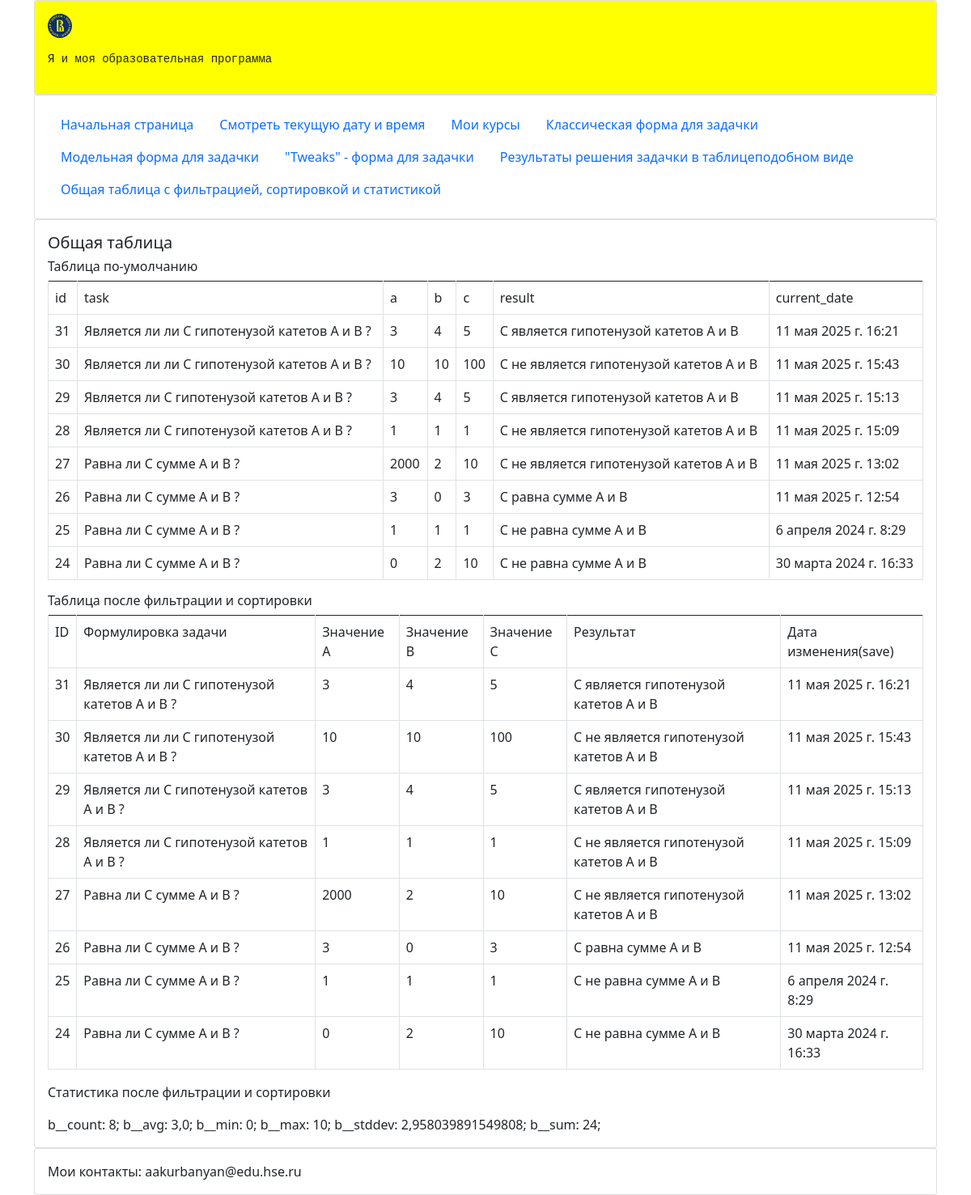
Screenshot of /table/ with the database file from the repository.
### orm_abc_app/models.py (models this page shows, shortened)
class AbcModel(models.Model):
    task = models.CharField(
        verbose_name="Формулировка  задачи",
        default="Является ли ли С гипотенузой катетов A и B ?",
        max_length=255,
    )
    a = models.IntegerField(
        verbose_name="Значение А",
        default=3,
    )
    b = models.IntegerField(
        verbose_name="Значение B", default=4, help_text="Подсказка для значения B"
    )
    c = models.IntegerField(
        verbose_name="Значение С",
        choices=c_choices,
        default=5,
    )
    result = models.CharField(
        verbose_name="Результат",
        default="Результат не определен",
        max_length=255,
    )
    current_date = models.DateTimeField(
        verbose_name="Дата изменения(save)", auto_now=True
    )
    class Meta:
        verbose_name = "A_B_C_Таблица"
        verbose_name_plural = "A_B_C_Таблицы"
        ordering = ("-pk", )

### orm_abc_app/views.py (the view)
# urls.py: path('table/', views.table, name='table'),
def table(request):
    objects_values = AbcModel.objects.values()
    print("\nobjects_values:", objects_values)
    objects_values_list = (
        AbcModel.objects.values_list().filter(id__gte=2).order_by("-id")
    )  # [0:3]
    print("\nobjects_values_list:", objects_values_list)
    cur_objects = objects_values_list
    statics_val = [
        cur_objects.aggregate(Count("b")),
        cur_objects.aggregate(Avg("b")),
        cur_objects.aggregate(Min("b")),
        cur_objects.aggregate(Max("b")),
        cur_objects.aggregate(StdDev("b")),
        cur_objects.aggregate(Sum("b")),
    ]
    print("\nstatics_val:", statics_val)
    statics = {"statics_val": statics_val}
    fields = AbcModel._meta.get_fields()
    print("\nfields", fields)
    verbose_name_list = []
    name_list = []
    for e in fields:
        verbose_name_list.append(e.verbose_name)
        name_list.append(e.name)
    print("\nverbose_name_list:", verbose_name_list)
    print("\nname_list", name_list)
    field_names = verbose_name_list
    context = {
        "objects_values": objects_values,
        "name_list": name_list,
        "objects_values_list": objects_values_list,
        "verbose_name_list": verbose_name_list,
        "statics": statics,
        "field_names": field_names,
    }
    return render(request, "table.html", context)

### orm_abc_app/templates/table.html (shortened to what this page needs)
{% extends 'layout.html' %}
{% block content %}
    <h5>Общая таблица</h5>
    <h6>Таблица по-умолчанию</h6>
    <table class="table table-bordered">
        <tbody style="border-top: 3.0px;">
        <tr>
            {% for name in name_list %}
                <td>{{ name }}</td>
            {% endfor %}
        </tr>
        {% for object in objects_values %}
            <tr>
                {% for key, value in object.items %}
                    <td>
                        {{ value }}
                    </td>
                {% endfor %}
            </tr>
        {% endfor %}
    </table>
    <h6>Таблица после фильтрации и сортировки</h6>
    <table class="table table-bordered">
        <tbody style="border-top: 3.0px;">
        <tr>
            {% for name in verbose_name_list %}
                <td>{{ name }}</td>
            {% endfor %}
        </tr>
        {% for objects_values in objects_values_list %}
            <tr>
                {% for item in objects_values %}
                    <td>
                        {{ item }}
                    </td>
                {% endfor %}
            </tr>
        {% endfor %}
    </table>
    <p>Статистика после фильтрации и сортировки </p>
    {% for item in statics.statics_val %}
        {% for k, v in  item.items %}
            {{ k }}:  {{ v }};
        {% endfor %}
    {% endfor %}
{% endblock %}

### orm_abc_app/templates/layout.html (shortened to what this page needs)
<!doctype html>
<html lang="en">
<head>
    <link href="https://cdn.jsdelivr.net/npm/bootstrap@5.1.3/dist/css/bootstrap.min.css" rel="stylesheet"
>
    {% load static %}
    <link href="{% static 'orm_abc_app/css/mycss.css' %}" rel="stylesheet">
</head>
<div class="container">
    <div class="card">
        <div class="card-body bgc">
            {% load static %} <img src="{% static 'images/hselogo_fullsize.svg' %}"
                                   alt="settings_django" height="30px">
            <p>
            <pre>Я и моя образовательная программа</pre>
            </p>
        </div>
    </div>
    <div class="card">
        <div class="card-body">
            {% include "navigation.html" %}
        </div>
    </div>
    <div class="card">
        <div class="card-body">
            {% block content %}{% endblock %}
        </div>
    </div>
    <div class="card">
        <div class="card-body">
            Мои контакты: aakurbanyan@edu.hse.ru
        </div>
    </div>
</div>
<body>
</body>
</html>

### orm_abc_app/templates/navigation.html (shortened to what this page needs)
<ul class="nav">
    <li class="nav-item"><a class="nav-link" href="{% url 'orm_abc_app:index' %}">Начальная страница</a></li>
    <li class="nav-item"><a class="nav-link" href="{% url 'orm_abc_app:datetime_nov' %}">Смотреть текущую дату и время</a>
    <li class="nav-item"><a class="nav-link" href="{% url 'orm_abc_app:var_list_dict' %}">Мои курсы</a></li>
    <li class="nav-item"><a class="nav-link" href="{% url 'orm_abc_app:abc_form' %}">Классическая форма для задачки</a></li>
    <li class="nav-item"><a class="nav-link" href="{% url 'orm_abc_app:abc_model_form' %}">Модельная форма для задачки</a></li>
    <li class="nav-item"><a class="nav-link" href="{% url 'orm_abc_app:abc_tweaks_form' %}">"Tweaks" - форма для задачки</a></li>
    <li class="nav-item"><a class="nav-link" href="{% url 'orm_abc_app:abc_result' %}">Результаты решения задачки в таблицеподобном виде</a></li>
    <li class="nav-item"><a class="nav-link" href="{% url 'orm_abc_app:table' %}">Общая таблица с фильтрацией, сортировкой и статистикой</a></li>
</ul>

### orm_abc_app/static/css/mycss.css (style rules this page uses)
.bgc { background-color: yellow }

### rows the page displays
AbcModel: object "31" "Является ли ли С гипотенузой катетов A и B ?" "3" "4" "5" "С является гипотенузой катетов A и B" "11 мая 2025 г. 16:21", objects_values "31" "Является ли ли С гипотенузой катетов A и B ?" "3" "4" "5" "С является гипотенузой катетов A и B" "11 мая 2025 г. 16:21"
AbcModel: object "30" "Является ли ли С гипотенузой катетов A и B ?" "10" "10" "100" "С не является гипотенузой катетов A и B" "11 мая 2025 г. 15:43", objects_values "30" "Является ли ли С гипотенузой катетов A и B ?" "10" "10" "100" "С не является гипотенузой катетов A и B" "11 мая 2025 г. 15:43"
AbcModel: object "29" "Является ли С гипотенузой катетов A и B ?" "3" "4" "5" "С является гипотенузой катетов A и B" "11 мая 2025 г. 15:13", objects_values "29" "Является ли С гипотенузой катетов A и B ?" "3" "4" "5" "С является гипотенузой катетов A и B" "11 мая 2025 г. 15:13"
AbcModel: object "28" "Является ли С гипотенузой катетов A и B ?" "1" "1" "1" "С не является гипотенузой катетов A и B" "11 мая 2025 г. 15:09", objects_values "28" "Является ли С гипотенузой катетов A и B ?" "1" "1" "1" "С не является гипотенузой катетов A и B" "11 мая 2025 г. 15:09"
AbcModel: object "27" "Равна ли С сумме A и B ?" "2000" "2" "10" "С не является гипотенузой катетов A и B" "11 мая 2025 г. 13:02", objects_values "27" "Равна ли С сумме A и B ?" "2000" "2" "10" "С не является гипотенузой катетов A и B" "11 мая 2025 г. 13:02"
AbcModel: object "26" "Равна ли С сумме A и B ?" "3" "0" "3" "С равна сумме A и B" "11 мая 2025 г. 12:54", objects_values "26" "Равна ли С сумме A и B ?" "3" "0" "3" "С равна сумме A и B" "11 мая 2025 г. 12:54"
AbcModel: object "25" "Равна ли С сумме A и B ?" "1" "1" "1" "С не равна сумме A и B" "6 апреля 2024 г. 8:29", objects_values "25" "Равна ли С сумме A и B ?" "1" "1" "1" "С не равна сумме A и B" "6 апреля 2024 г. 8:29"
AbcModel: object "24" "Равна ли С сумме A и B ?" "0" "2" "10" "С не равна сумме A и B" "30 марта 2024 г. 16:33", objects_values "24" "Равна ли С сумме A и B ?" "0" "2" "10" "С не равна сумме A и B" "30 марта 2024 г. 16:33"

### other values shown
{{ name }} "id" "task" "a" "b" "c" "result" "current_date"
{{ name }} "ID" "Формулировка задачи" "Значение А" "Значение B" "Значение С" "Результат" "Дата изменения(save)"
{{ k }} "b__count" "b__avg" "b__min" "b__max" "b__stddev" "b__sum"
{{ v }} "8" "3,0" "0" "10" "2,958039891549808" "24"
